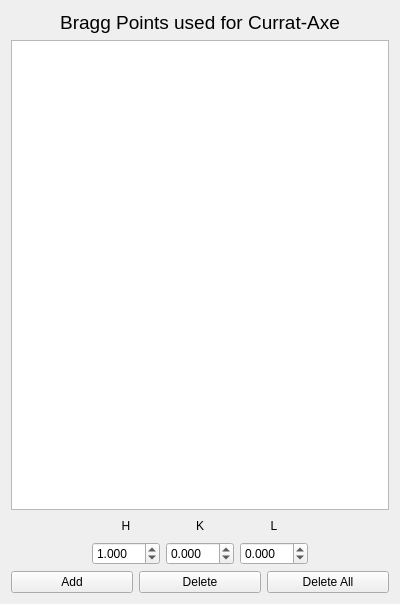
<?xml version="1.0" encoding="UTF-8"?>
<ui version="4.0">
 <class>widget</class>
 <widget class="QWidget" name="widget">
  <property name="geometry">
   <rect>
    <x>0</x>
    <y>0</y>
    <width>400</width>
    <height>604</height>
   </rect>
  </property>
  <property name="windowTitle">
   <string>Bragg List</string>
  </property>
  <layout class="QVBoxLayout" name="verticalLayout_4">
   <item>
    <widget class="QLabel" name="label_4">
     <property name="font">
      <font>
       <pointsize>14</pointsize>
      </font>
     </property>
     <property name="text">
      <string>Bragg Points used for Currat-Axe</string>
     </property>
     <property name="alignment">
      <set>Qt::AlignCenter</set>
     </property>
    </widget>
   </item>
   <item>
    <widget class="QListView" name="BraggList_listView">
     <property name="editTriggers">
      <set>QAbstractItemView::NoEditTriggers</set>
     </property>
     <property name="dragEnabled">
      <bool>true</bool>
     </property>
     <property name="dragDropMode">
      <enum>QAbstractItemView::InternalMove</enum>
     </property>
     <property name="defaultDropAction">
      <enum>Qt::IgnoreAction</enum>
     </property>
     <property name="alternatingRowColors">
      <bool>true</bool>
     </property>
     <property name="selectionMode">
      <enum>QAbstractItemView::MultiSelection</enum>
     </property>
     <property name="movement">
      <enum>QListView::Free</enum>
     </property>
    </widget>
   </item>
   <item>
    <layout class="QVBoxLayout" name="verticalLayout_3">
     <item>
      <layout class="QGridLayout" name="gridLayout">
       <item row="0" column="2">
        <widget class="QLabel" name="label_2">
         <property name="text">
          <string>K</string>
         </property>
         <property name="alignment">
          <set>Qt::AlignCenter</set>
         </property>
        </widget>
       </item>
       <item row="1" column="2">
        <widget class="QDoubleSpinBox" name="BraggList_K_spinBox">
         <property name="decimals">
          <number>3</number>
         </property>
         <property name="minimum">
          <double>-99.998999999999995</double>
         </property>
         <property name="maximum">
          <double>99.998999999999995</double>
         </property>
        </widget>
       </item>
       <item row="1" column="1">
        <widget class="QDoubleSpinBox" name="BraggList_H_spinBox">
         <property name="decimals">
          <number>3</number>
         </property>
         <property name="minimum">
          <double>-99.998999999999995</double>
         </property>
         <property name="maximum">
          <double>99.998999999999995</double>
         </property>
         <property name="value">
          <double>1.000000000000000</double>
         </property>
        </widget>
       </item>
       <item row="1" column="3">
        <widget class="QDoubleSpinBox" name="BraggList_L_spinBox">
         <property name="decimals">
          <number>3</number>
         </property>
         <property name="minimum">
          <double>-99.998999999999995</double>
         </property>
         <property name="maximum">
          <double>99.998999999999995</double>
         </property>
        </widget>
       </item>
       <item row="0" column="1">
        <widget class="QLabel" name="label">
         <property name="text">
          <string>H</string>
         </property>
         <property name="alignment">
          <set>Qt::AlignCenter</set>
         </property>
        </widget>
       </item>
       <item row="0" column="3">
        <widget class="QLabel" name="label_3">
         <property name="text">
          <string>L</string>
         </property>
         <property name="alignment">
          <set>Qt::AlignCenter</set>
         </property>
        </widget>
       </item>
       <item row="0" column="4">
        <spacer name="horizontalSpacer">
         <property name="orientation">
          <enum>Qt::Horizontal</enum>
         </property>
         <property name="sizeHint" stdset="0">
          <size>
           <width>40</width>
           <height>20</height>
          </size>
         </property>
        </spacer>
       </item>
       <item row="0" column="0">
        <spacer name="horizontalSpacer_2">
         <property name="orientation">
          <enum>Qt::Horizontal</enum>
         </property>
         <property name="sizeHint" stdset="0">
          <size>
           <width>40</width>
           <height>20</height>
          </size>
         </property>
        </spacer>
       </item>
      </layout>
     </item>
    </layout>
   </item>
   <item>
    <layout class="QHBoxLayout" name="horizontalLayout_2">
     <item>
      <widget class="QPushButton" name="BraggList_add_button">
       <property name="text">
        <string>Add</string>
       </property>
      </widget>
     </item>
     <item>
      <widget class="QPushButton" name="BraggList_delete_button">
       <property name="text">
        <string>Delete</string>
       </property>
      </widget>
     </item>
     <item>
      <widget class="QPushButton" name="BraggList_deleteAll_button">
       <property name="text">
        <string>Delete All</string>
       </property>
      </widget>
     </item>
    </layout>
   </item>
  </layout>
 </widget>
 <resources/>
 <connections/>
</ui>
